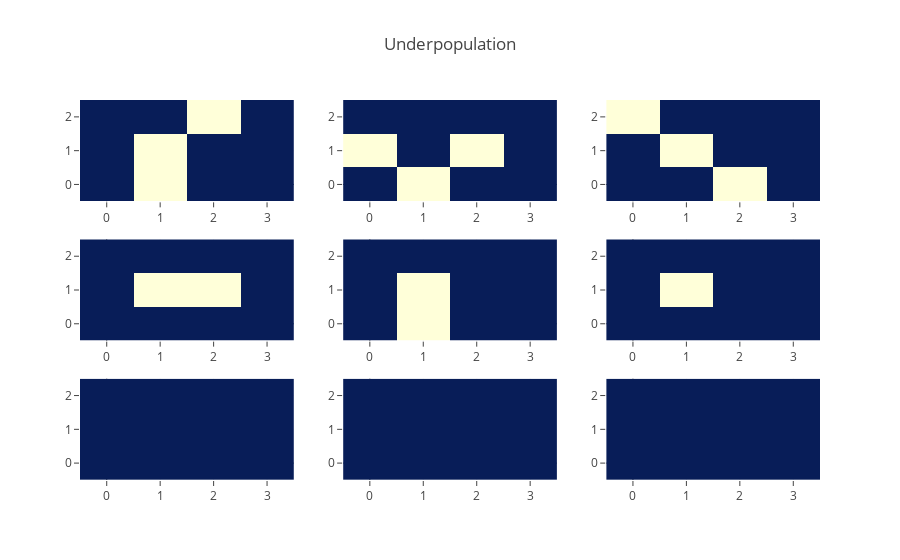

The notebook cell saved with this chart:
### Code cell
X1 = np.array([
    [0, 1, 0, 0],
    [0, 1, 0, 0],
    [0, 0, 1, 0],
])

X2 = np.array([
    [0, 1, 0, 0],
    [1, 0, 1, 0],
    [0, 0, 0, 0],
])

X3 = np.array([
    [0, 0, 1, 0],
    [0, 1, 0, 0],
    [1, 0, 0, 0],
])

Y1 = game_of_life(X1, 2)
Y2 = game_of_life(X2, 2)
Y3 = game_of_life(X3, 2)

figure = tools.make_subplots(rows=3, cols=3, print_grid=False)

figure.append_trace(go.Heatmap(z=X1, colorscale='YlGnBu', showscale=False), 1, 1)
figure.append_trace(go.Heatmap(z=Y1[-2], colorscale='YlGnBu', showscale=False, zmin=0, zmax=1), 2, 1)
figure.append_trace(go.Heatmap(z=Y1[-1], colorscale='YlGnBu', showscale=False, zmin=0, zmax=1), 3, 1)

figure.append_trace(go.Heatmap(z=X2, colorscale='YlGnBu', showscale=False), 1, 2)
figure.append_trace(go.Heatmap(z=Y2[-2], colorscale='YlGnBu', showscale=False, zmin=0, zmax=1), 2, 2)
figure.append_trace(go.Heatmap(z=Y2[-1], colorscale='YlGnBu', showscale=False, zmin=0, zmax=1), 3, 2)

figure.append_trace(go.Heatmap(z=X3, colorscale='YlGnBu', showscale=False), 1, 3)
figure.append_trace(go.Heatmap(z=Y3[-2], colorscale='YlGnBu', showscale=False, zmin=0, zmax=1), 2, 3)
figure.append_trace(go.Heatmap(z=Y3[-1], colorscale='YlGnBu', showscale=False, zmin=0, zmax=1), 3, 3)

figure['layout'].update(title='Underpopulation')

py.iplot(figure)

### Figure 1 — Plotly figure (JSON) as saved in the notebook; plotly's stock layout.template omitted (floating-point values rounded to 4 significant figures)
{"data": [{"colorscale": "YlGnBu", "showscale": false, "type": "heatmap", "uid": "e60f85b2-6e2d-4c29-a7c5-49200adf2e47", "xaxis": "x", "yaxis": "y", "z": [[0, 1, 0, 0], [0, 1, 0, 0], [0, 0, 1, 0]]}, {"colorscale": "YlGnBu", "showscale": false, "type": "heatmap", "uid": "6d883db8-1a69-4481-914b-fce71609a5a2", "xaxis": "x4", "yaxis": "y4", "z": [[0, 0, 0, 0], [0, 1, 1, 0], [0, 0, 0, 0]], "zmax": 1, "zmin": 0}, {"colorscale": "YlGnBu", "showscale": false, "type": "heatmap", "uid": "a48d7dba-206d-474e-a844-e3c5db7e6e30", "xaxis": "x7", "yaxis": "y7", "z": [[0, 0, 0, 0], [0, 0, 0, 0], [0, 0, 0, 0]], "zmax": 1, "zmin": 0}, {"colorscale": "YlGnBu", "showscale": false, "type": "heatmap", "uid": "5ccea86e-f0e8-44ba-9cd1-cd20d5d06c64", "xaxis": "x2", "yaxis": "y2", "z": [[0, 1, 0, 0], [1, 0, 1, 0], [0, 0, 0, 0]]}, {"colorscale": "YlGnBu", "showscale": false, "type": "heatmap", "uid": "8c3776c8-0326-4948-b236-0350534222f9", "xaxis": "x5", "yaxis": "y5", "z": [[0, 1, 0, 0], [0, 1, 0, 0], [0, 0, 0, 0]], "zmax": 1, "zmin": 0}, {"colorscale": "YlGnBu", "showscale": false, "type": "heatmap", "uid": "717ef8f4-4f29-479e-a62a-860950fbea54", "xaxis": "x8", "yaxis": "y8", "z": [[0, 0, 0, 0], [0, 0, 0, 0], [0, 0, 0, 0]], "zmax": 1, "zmin": 0}, {"colorscale": "YlGnBu", "showscale": false, "type": "heatmap", "uid": "58d90fa0-119a-49bd-b327-19ce4d4f1887", "xaxis": "x3", "yaxis": "y3", "z": [[0, 0, 1, 0], [0, 1, 0, 0], [1, 0, 0, 0]]}, {"colorscale": "YlGnBu", "showscale": false, "type": "heatmap", "uid": "341f62de-4ed0-4b15-9a1c-b68a90427f43", "xaxis": "x6", "yaxis": "y6", "z": [[0, 0, 0, 0], [0, 1, 0, 0], [0, 0, 0, 0]], "zmax": 1, "zmin": 0}, {"colorscale": "YlGnBu", "showscale": false, "type": "heatmap", "uid": "93f347e8-67b4-4176-ab60-bb310d0162eb", "xaxis": "x9", "yaxis": "y9", "z": [[0, 0, 0, 0], [0, 0, 0, 0], [0, 0, 0, 0]], "zmax": 1, "zmin": 0}], "layout": {"title": {"text": "Underpopulation"}, "xaxis": {"anchor": "y", "domain": [0, 0.2889]}, "xaxis2": {"anchor": "y2", "domain": [0.3556, 0.6444]}, "xaxis3": {"anchor": "y3", "domain": [0.7111, 1]}, "xaxis4": {"anchor": "y4", "domain": [0, 0.2889]}, "xaxis5": {"anchor": "y5", "domain": [0.3556, 0.6444]}, "xaxis6": {"anchor": "y6", "domain": [0.7111, 1]}, "xaxis7": {"anchor": "y7", "domain": [0, 0.2889]}, "xaxis8": {"anchor": "y8", "domain": [0.3556, 0.6444]}, "xaxis9": {"anchor": "y9", "domain": [0.7111, 1]}, "yaxis": {"anchor": "x", "domain": [0.7333, 1]}, "yaxis2": {"anchor": "x2", "domain": [0.7333, 1]}, "yaxis3": {"anchor": "x3", "domain": [0.7333, 1]}, "yaxis4": {"anchor": "x4", "domain": [0.3667, 0.6333]}, "yaxis5": {"anchor": "x5", "domain": [0.3667, 0.6333]}, "yaxis6": {"anchor": "x6", "domain": [0.3667, 0.6333]}, "yaxis7": {"anchor": "x7", "domain": [0, 0.2667]}, "yaxis8": {"anchor": "x8", "domain": [0, 0.2667]}, "yaxis9": {"anchor": "x9", "domain": [0, 0.2667]}}}
